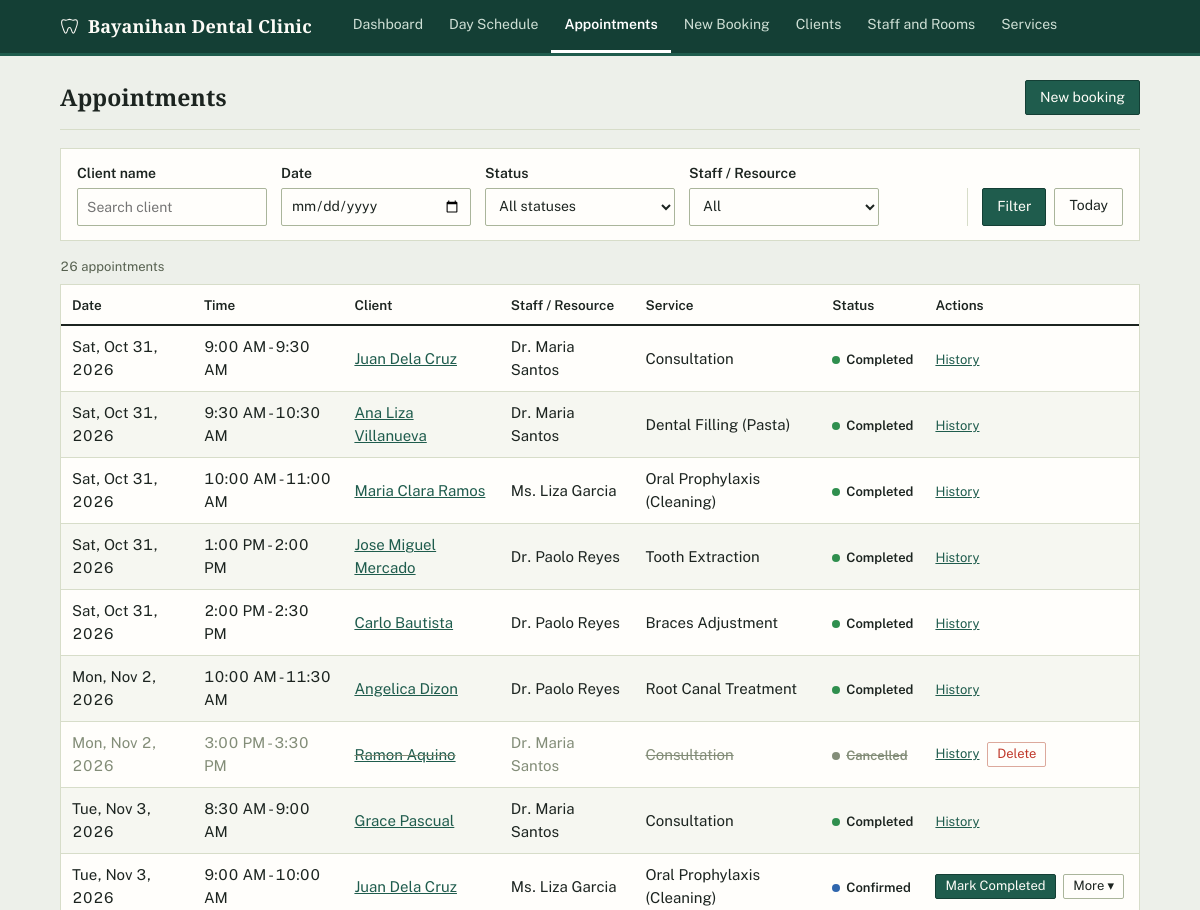
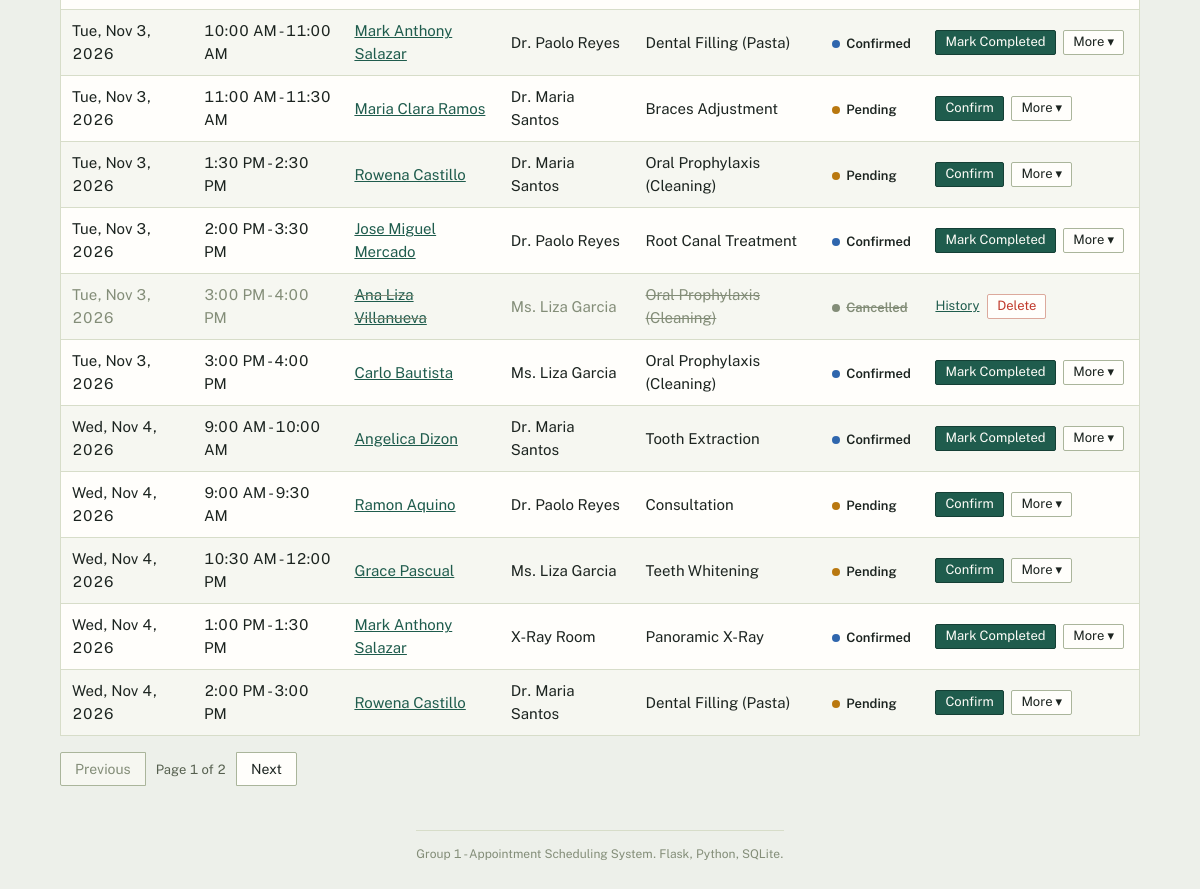
The app's page /appointments with its own data (2 pictures, top to bottom).
### tables this page shows
CREATE TABLE appointments (
    appointment_id INTEGER PRIMARY KEY AUTOINCREMENT,
    client_id      INTEGER NOT NULL REFERENCES clients (client_id) ON DELETE RESTRICT,
    resource_id    INTEGER NOT NULL REFERENCES staff_or_resources (resource_id) ON DELETE RESTRICT,
    service_id     INTEGER NOT NULL REFERENCES services (service_id) ON DELETE RESTRICT,
    appt_date      TEXT NOT NULL
        CHECK (appt_date GLOB '[0-9][0-9][0-9][0-9]-[0-9][0-9]-[0-9][0-9]'),
    start_time     TEXT NOT NULL CHECK (start_time GLOB '[0-2][0-9]:[0-5][0-9]'),
    end_time       TEXT NOT NULL CHECK (end_time GLOB '[0-2][0-9]:[0-5][0-9]'),
    status         TEXT NOT NULL DEFAULT 'Pending'
        CHECK (status IN ('Pending', 'Confirmed', 'Completed', 'Cancelled')),
    notes          TEXT,
    created_at     TEXT NOT NULL DEFAULT (datetime('now', 'localtime')),
    CHECK (end_time > start_time)
);

CREATE TABLE clients (
    client_id  INTEGER PRIMARY KEY AUTOINCREMENT,
    name       TEXT NOT NULL CHECK (length(trim(name)) >= 2),
    contact    TEXT NOT NULL,
    email      TEXT,
    created_at TEXT NOT NULL DEFAULT (datetime('now', 'localtime'))
);

CREATE TABLE staff_or_resources (
    resource_id INTEGER PRIMARY KEY AUTOINCREMENT,
    name        TEXT NOT NULL UNIQUE,
    role        TEXT NOT NULL,
    is_active   INTEGER NOT NULL DEFAULT 1 CHECK (is_active IN (0, 1))
);

CREATE TABLE services (
    service_id       INTEGER PRIMARY KEY AUTOINCREMENT,
    name             TEXT NOT NULL UNIQUE,
    duration_minutes INTEGER NOT NULL
        CHECK (duration_minutes > 0 AND duration_minutes % 30 = 0)
);

### app.py (the view, shortened to what this page needs)
@app.route("/appointments")
def appointments_list():
    conn = db.get_db()
    q = request.args.get("q", "").strip()
    status = request.args.get("status", "").strip()
    date_text = request.args.get("date", "").strip()
    resource_id = validators.to_int(request.args.get("resource_id"))
    conditions, params = [], []
    if q:
        conditions.append("c.name LIKE ? ESCAPE '\\'")
        params.append(like_pattern(q))
    if resource_id is not None:
        conditions.append("a.resource_id = ?")
        params.append(resource_id)
    PAGE_SIZE = 20
    where_sql = (" WHERE " + " AND ".join(conditions)) if conditions else ""
    total_count = conn.execute(
        "SELECT COUNT(*) FROM appointments a JOIN clients c ON c.client_id = a.client_id "
        "JOIN staff_or_resources r ON r.resource_id = a.resource_id "
        "JOIN services s ON s.service_id = a.service_id" + where_sql,
        params,
    ).fetchone()[0]
    total_pages = max(1, -(-total_count // PAGE_SIZE))  # ceiling division
    page = validators.to_int(request.args.get("page")) or 1
    page = max(1, min(page, total_pages))
    offset = (page - 1) * PAGE_SIZE
    sql = APPT_SELECT + where_sql + " ORDER BY a.appt_date, a.start_time, r.name LIMIT ? OFFSET ?"
    rows = conn.execute(sql, params + [PAGE_SIZE, offset]).fetchall()
    def page_url(p):
        args = request.args.to_dict()
        if p <= 1:
            args.pop("page", None)
        else:
            args["page"] = p
        return url_for("appointments_list", **args)
    resources = conn.execute(
        "SELECT resource_id, name FROM staff_or_resources ORDER BY name COLLATE NOCASE"
    ).fetchall()
    filters = {"q": q, "status": status, "date": date_text,
               "resource_id": resource_id if resource_id is not None else ""}
    return render_template(
        "appointments.html", rows=rows, filters=filters, resources=resources,
        has_filters=bool(conditions), next_url=request.full_path.rstrip("?"),
        page=page, total_pages=total_pages, total_count=total_count,
        pg_prev_url=page_url(page - 1) if page > 1 else None,
        pg_next_url=page_url(page + 1) if page < total_pages else None,
    )

### app.py (called while the page is built)
@app.template_global()
def csrf_token():
    if "csrf_token" not in session:
        session["csrf_token"] = secrets.token_hex(16)
    return session["csrf_token"]

@app.before_request
def check_csrf():
    if request.method == "POST":
        sent = request.form.get("csrf_token", "")
        expected = session.get("csrf_token", "")
        if not expected or not secrets.compare_digest(sent, expected):
            abort(400)

### db.py (called while the page is built)
def connect(path):
    conn = sqlite3.connect(path, isolation_level=None, timeout=10)
    conn.row_factory = sqlite3.Row  # para pwedeng row["name"] imbes na row[1]
    conn.execute("PRAGMA foreign_keys = ON")
    return conn

def get_db():
    if "db" not in g:
        g.db = connect(current_app.config["DATABASE"])
    return g.db

### formatting.py (called while the page is built)
def fmt_date(value):
    if not value:
        return ""
    if isinstance(value, str):
        try:
            value = datetime.strptime(value, "%Y-%m-%d").date()
        except ValueError:
            return value  # kung hindi valid, ibalik na lang kung ano yung pumasok
    return f"{value.strftime('%a, %b')} {value.day}, {value.year}"

def fmt_time(value):
    if not value:
        return ""
    try:
        parsed = datetime.strptime(value, "%H:%M")
    except ValueError:
        return value
    return parsed.strftime("%I:%M %p").lstrip("0")

### validators.py (called while the page is built)
def to_int(value):
    try:
        return int(str(value).strip())
    except (TypeError, ValueError):
        return None

### templates/appointments.html (shortened to what this page needs)
{% extends "base.html" %}
{% from "_appt_table.html" import appt_table %}
{% block content %}
<div class="page-head">
  <h1>Appointments</h1>
  <a class="btn btn-primary" href="{{ url_for('appointments_new') }}">New booking</a>
</div>
<form class="filters" method="get" action="{{ url_for('appointments_list') }}">
  <div class="field">
    <label for="q">Client name</label>
    <input type="search" id="q" name="q" value="{{ filters.q }}" placeholder="Search client">
  </div>
  <div class="field">
    <label for="appt-date">Date</label>
    <input type="date" id="appt-date" name="date" value="{{ filters.date }}">
  </div>
  <div class="field">
    <label for="status">Status</label>
    <select id="status" name="status">
      <option value="">All statuses</option>
    </select>
  </div>
  <div class="field">
    <label for="resource_id">Staff / Resource</label>
    <select id="resource_id" name="resource_id">
      <option value="">All</option>
    </select>
  </div>
  <div class="filters-actions">
    <button type="submit" class="btn btn-primary">Filter</button>
    <a class="btn" href="{{ url_for('appointments_list', date=today()) }}">Today</a>
  </div>
</form>
<p class="result-count">{{ total_count }} appointment{{ '' if total_count == 1 else 's' }}{% if has_filters %} found{% endif %}</p>
{{ appt_table(rows, next_url, empty_text='No appointments match these filters.') }}
{% if total_pages > 1 %}
<div class="pagination">
  {% if pg_prev_url %}<a class="day-switch-btn" href="{{ pg_prev_url }}">Previous</a>
  {% else %}<span class="day-switch-btn is-disabled">Previous</span>{% endif %}
  <span class="pagination-status">Page {{ page }} of {{ total_pages }}</span>
  {% if pg_next_url %}<a class="day-switch-btn" href="{{ pg_next_url }}">Next</a>
  {% else %}<span class="day-switch-btn is-disabled">Next</span>{% endif %}
</div>
{% endif %}
{% endblock %}

### templates/_appt_table.html (shortened to what this page needs)
{% macro appt_table(rows, next_url, show_date=true, show_client=true, empty_text='No appointments found.') %}
<div class="table-wrap">
  <table class="data">
    <thead>
      <tr>
        {% if show_date %}<th>Date</th>{% endif %}
        <th>Time</th>
        {% if show_client %}<th>Client</th>{% endif %}
        <th>Staff / Resource</th>
        <th>Service</th>
        <th>Status</th>
        <th>Actions</th>
      </tr>
    </thead>
    <tbody>
      {% for a in rows %}
      <tr{% if a.status == 'Cancelled' %} class="row-cancelled"{% endif %}>
        {% if show_date %}<td>{{ a.appt_date|fmt_date }}</td>{% endif %}
        <td>{{ a.start_time|fmt_time }} - {{ a.end_time|fmt_time }}</td>
        {% if show_client %}
          <td class="strike"><a href="{{ url_for('clients_detail', client_id=a.client_id) }}">{{ a.client_name }}</a></td>
        {% endif %}
        <td>{{ a.resource_name }}</td>
        <td class="strike">{{ a.service_name }}</td>
        <td><span class="badge badge-{{ a.status|lower }}">{{ a.status }}</span></td>
        <td class="actions">
          {% set ns = namespace(primary=None) %}
          {% set candidate = PRIMARY_NEXT_STATUS.get(a.status) %}
          {% if candidate and candidate in STATUS_FLOW[a.status] and not (candidate == 'Completed' and a.appt_date > today()) %}
            {% set ns.primary = candidate %}
          {% endif %}
          {% if ns.primary %}
            <form method="post" action="{{ url_for('appointments_status', appointment_id=a.appointment_id) }}">
              <button type="submit" class="btn btn-sm btn-primary">{{ ACTION_LABELS[ns.primary] }}</button>
            </form>
          {% endif %}
          {% if a.status in ACTIVE_STATUSES %}
            <details class="menu">
              <summary class="btn btn-sm" aria-label="More actions for {{ a.client_name }}">More &#9662;</summary>
            </details>
          {% elif a.status == 'Cancelled' %}
            <a class="link-sm" href="{{ url_for('appointments_history', appointment_id=a.appointment_id) }}">History</a>
            <form method="post" action="{{ url_for('appointments_delete', appointment_id=a.appointment_id) }}"
                  data-confirm="Permanently delete this cancelled appointment? This cannot be undone.">
              <button type="submit" class="btn btn-sm btn-danger">Delete</button>
            </form>
          {% else %}
            <a class="link-sm" href="{{ url_for('appointments_history', appointment_id=a.appointment_id) }}">History</a>
          {% endif %}
        </td>
      </tr>
      {% else %}
      <tr><td class="empty" colspan="{{ 5 + (1 if show_date else 0) + (1 if show_client else 0) }}">{{ empty_text }}</td></tr>
      {% endfor %}
    </tbody>
  </table>
</div>
{% endmacro %}

### records on screen
appointments: appt_date|fmt_date "Sat, Oct 31, 2026", start_time|fmt_time "9:00 AM", end_time|fmt_time "9:30 AM", client_name "Juan Dela Cruz", resource_name "Dr. Maria Santos", service_name "Consultation", status "Completed"
appointments: appt_date|fmt_date "Sat, Oct 31, 2026", start_time|fmt_time "9:30 AM", end_time|fmt_time "10:30 AM", client_name "Ana Liza Villanueva", resource_name "Dr. Maria Santos", service_name "Dental Filling (Pasta)", status "Completed"
appointments: appt_date|fmt_date "Sat, Oct 31, 2026", start_time|fmt_time "10:00 AM", end_time|fmt_time "11:00 AM", client_name "Maria Clara Ramos", resource_name "Ms. Liza Garcia", service_name "Oral Prophylaxis (Cleaning)", status "Completed"
appointments: appt_date|fmt_date "Sat, Oct 31, 2026", start_time|fmt_time "1:00 PM", end_time|fmt_time "2:00 PM", client_name "Jose Miguel Mercado", resource_name "Dr. Paolo Reyes", service_name "Tooth Extraction", status "Completed"
appointments: appt_date|fmt_date "Sat, Oct 31, 2026", start_time|fmt_time "2:00 PM", end_time|fmt_time "2:30 PM", client_name "Carlo Bautista", resource_name "Dr. Paolo Reyes", service_name "Braces Adjustment", status "Completed"
appointments: appt_date|fmt_date "Mon, Nov 2, 2026", start_time|fmt_time "10:00 AM", end_time|fmt_time "11:30 AM", client_name "Angelica Dizon", resource_name "Dr. Paolo Reyes", service_name "Root Canal Treatment", status "Completed"
appointments: appt_date|fmt_date "Mon, Nov 2, 2026", start_time|fmt_time "3:00 PM", end_time|fmt_time "3:30 PM", client_name "Ramon Aquino", resource_name "Dr. Maria Santos", service_name "Consultation", status "Cancelled"
appointments: appt_date|fmt_date "Tue, Nov 3, 2026", start_time|fmt_time "8:30 AM", end_time|fmt_time "9:00 AM", client_name "Grace Pascual", resource_name "Dr. Maria Santos", service_name "Consultation", status "Completed"
appointments: appt_date|fmt_date "Tue, Nov 3, 2026", start_time|fmt_time "9:00 AM", end_time|fmt_time "10:00 AM", client_name "Juan Dela Cruz", resource_name "Ms. Liza Garcia", service_name "Oral Prophylaxis (Cleaning)", status "Confirmed", ACTION_LABELS "Mark Completed"
appointments: appt_date|fmt_date "Tue, Nov 3, 2026", start_time|fmt_time "10:00 AM", end_time|fmt_time "11:00 AM", client_name "Mark Anthony Salazar", resource_name "Dr. Paolo Reyes", service_name "Dental Filling (Pasta)", status "Confirmed", ACTION_LABELS "Mark Completed"
appointments: appt_date|fmt_date "Tue, Nov 3, 2026", start_time|fmt_time "11:00 AM", end_time|fmt_time "11:30 AM", client_name "Maria Clara Ramos", resource_name "Dr. Maria Santos", service_name "Braces Adjustment", status "Pending", ACTION_LABELS "Confirm"
appointments: appt_date|fmt_date "Tue, Nov 3, 2026", start_time|fmt_time "1:30 PM", end_time|fmt_time "2:30 PM", client_name "Rowena Castillo", resource_name "Dr. Maria Santos", service_name "Oral Prophylaxis (Cleaning)", status "Pending", ACTION_LABELS "Confirm"
appointments: appt_date|fmt_date "Tue, Nov 3, 2026", start_time|fmt_time "2:00 PM", end_time|fmt_time "3:30 PM", client_name "Jose Miguel Mercado", resource_name "Dr. Paolo Reyes", service_name "Root Canal Treatment", status "Confirmed", ACTION_LABELS "Mark Completed"
appointments: appt_date|fmt_date "Tue, Nov 3, 2026", start_time|fmt_time "3:00 PM", end_time|fmt_time "4:00 PM", client_name "Ana Liza Villanueva", resource_name "Ms. Liza Garcia", service_name "Oral Prophylaxis (Cleaning)", status "Cancelled"
appointments: appt_date|fmt_date "Tue, Nov 3, 2026", start_time|fmt_time "3:00 PM", end_time|fmt_time "4:00 PM", client_name "Carlo Bautista", resource_name "Ms. Liza Garcia", service_name "Oral Prophylaxis (Cleaning)", status "Confirmed", ACTION_LABELS "Mark Completed"
appointments: appt_date|fmt_date "Wed, Nov 4, 2026", start_time|fmt_time "9:00 AM", end_time|fmt_time "10:00 AM", client_name "Angelica Dizon", resource_name "Dr. Maria Santos", service_name "Tooth Extraction", status "Confirmed", ACTION_LABELS "Mark Completed"
appointments: appt_date|fmt_date "Wed, Nov 4, 2026", start_time|fmt_time "9:00 AM", end_time|fmt_time "9:30 AM", client_name "Ramon Aquino", resource_name "Dr. Paolo Reyes", service_name "Consultation", status "Pending", ACTION_LABELS "Confirm"
appointments: appt_date|fmt_date "Wed, Nov 4, 2026", start_time|fmt_time "10:30 AM", end_time|fmt_time "12:00 PM", client_name "Grace Pascual", resource_name "Ms. Liza Garcia", service_name "Teeth Whitening", status "Pending", ACTION_LABELS "Confirm"
appointments: appt_date|fmt_date "Wed, Nov 4, 2026", start_time|fmt_time "1:00 PM", end_time|fmt_time "1:30 PM", client_name "Mark Anthony Salazar", resource_name "X-Ray Room", service_name "Panoramic X-Ray", status "Confirmed", ACTION_LABELS "Mark Completed"
appointments: appt_date|fmt_date "Wed, Nov 4, 2026", start_time|fmt_time "2:00 PM", end_time|fmt_time "3:00 PM", client_name "Rowena Castillo", resource_name "Dr. Maria Santos", service_name "Dental Filling (Pasta)", status "Pending", ACTION_LABELS "Confirm"

### other values on screen
{{ CLINIC_NAME }} "Bayanihan Dental Clinic"
{{ label }} "Dashboard" "Day Schedule" "Appointments" "New Booking" "Clients" "Staff and Rooms" "Services"
{{ total_count }} "26"
{{ '' if total_count == 1 else 's' }} "s"
{{ page }} "1"
{{ total_pages }} "2"
